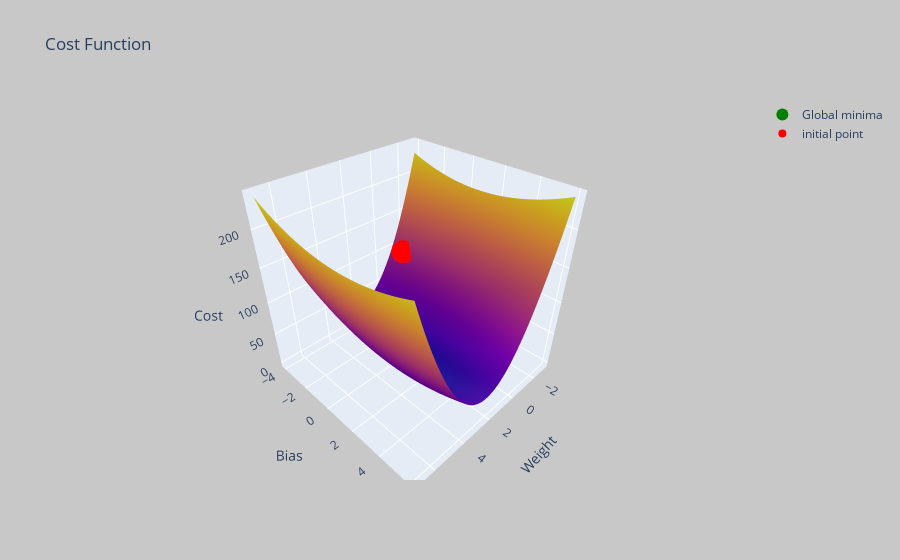

The notebook cell this image was saved under:
### Markdown cell above
# Loss function landscape

### Code cell
# Span
W_span = torch.linspace((secret_weight-5).item(),(secret_weight+5).item(),100)
B_spane = torch.linspace((secret_bias-5).item(),(secret_bias+5).item(),100)

# Grird Formation 
W_grid,B_grid = torch.meshgrid(W_span,B_spane,indexing='xy')

# flatten 
W_flatten = W_grid.flatten()
B_flatten = B_grid.flatten()

# calculation cost function 
C_span = [ ]

for w,b in zip(W_flatten,B_flatten):
  pred = w*X + b 
  cost = torch.mean((pred - y)**2)
  C_span.append(cost.item())

C_grid = torch.tensor(C_span).view(W_grid.shape[0],W_grid.shape[1])
#----------------------------------------------------------------------------
# plot the cost function landscape 
  
cost_scatter = go.Surface(
  x = W_grid,
  y = B_grid,
  z = C_grid ,
  name = 'Cost function landscape',
  showscale = False
)

#--------
min_val_index = C_span.index(min(C_span))
init_pred = (init_weight*X + b)
init_cost = torch.mean((init_pred - y)**2)

global_minima = go.Scatter3d (
  x = (W_flatten[min_val_index],),
  y = (B_flatten[min_val_index],),
  z = (C_span[min_val_index ],),
  name = 'Global minima',
  mode = 'markers',
  marker = dict(color= 'green',size=12)
)

init_param = go.Scatter3d(
  x = (init_weight.item(),),
  y = (init_bias.item(),),
  z = (init_cost,),
  name = 'initial point',
  mode = 'markers',
  marker = dict(color='red',size=8)
)

layout = go.Layout(
  title = 'Cost Function',
  scene = dict(
  xaxis = dict(title = 'Weight'),
  yaxis = dict(title = 'Bias'),
  zaxis = dict(title = 'Cost')
),
paper_bgcolor= 'rgb(200,200,200)'

)


figure = go.Figure(data=[cost_scatter,global_minima,init_param], layout = layout)
figure.show()

### Figure 1 — Plotly figure (JSON) as saved in the notebook; plotly's stock layout.template omitted (floating-point values rounded to 4 significant figures; data arrays with more than 128 entries replaced by an {"elided": "..."} marker saying what was removed)
{"data": [{"name": "Cost function landscape", "showscale": false, "type": "surface", "x": {"elided": "100x100 float values"}, "y": {"elided": "100x100 float values"}, "z": {"elided": "100x100 float values"}}, {"marker": {"color": "green", "size": 12}, "mode": "markers", "name": "Global minima", "type": "scatter3d", "x": [2.051], "y": [1.051], "z": [0.02331]}, {"marker": {"color": "red", "size": 8}, "mode": "markers", "name": "initial point", "type": "scatter3d", "x": [-1], "y": [-3], "z": [103.1]}], "layout": {"paper_bgcolor": "rgb(200,200,200)", "scene": {"xaxis": {"title": {"text": "Weight"}}, "yaxis": {"title": {"text": "Bias"}}, "zaxis": {"title": {"text": "Cost"}}}, "title": {"text": "Cost Function"}}}
